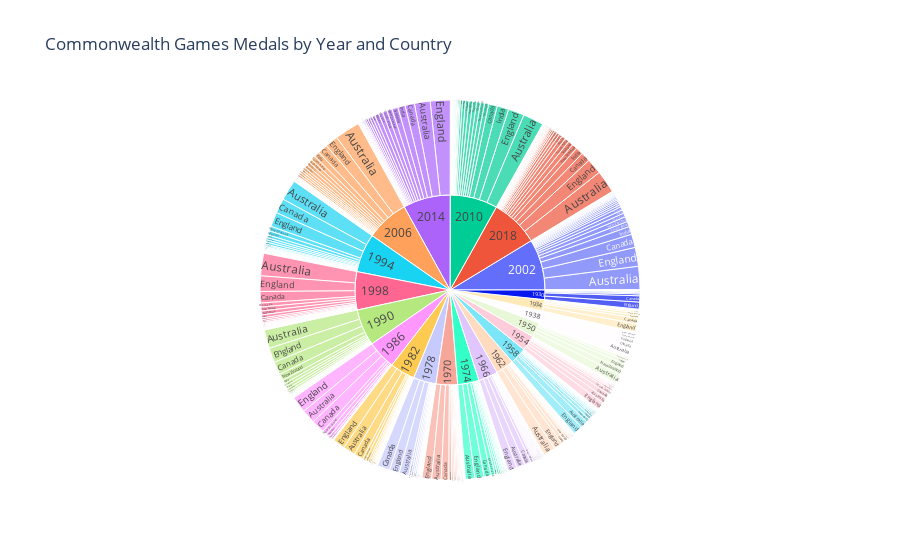

The code cell stored with this chart in its notebook:
### Code cell
# prompt: draw a sunburst chart using the above df data
import pandas as pd
import plotly.express as px
# Load the dataset (assuming 'df' is already loaded as shown in your code)
df = pd.read_csv("https://raw.githubusercontent.com/nethajinirmal13/Training-datasets/main/COMMONWEALTH%20GAMES%201930-2018%20%20-%20MEDAL%20TALLY.csv")
# Prepare the data for the sunburst chart
# Assuming you want to visualize medals by Year, Country, and Total medals
# Replace 'Total' with the actual column name if different
df['Total'] = pd.to_numeric(df['Total'], errors='coerce')  # Convert to numeric, handle errors
fig = px.sunburst(df, path=['Year', 'Country'], values='Total',
                  title="Commonwealth Games Medals by Year and Country")
fig.show()

### Figure 1 — Plotly figure (JSON) as saved in the notebook; plotly's stock layout.template omitted (floating-point values rounded to 4 significant figures; data arrays with more than 128 entries replaced by an {"elided": "..."} marker saying what was removed)
{"data": [{"branchvalues": "total", "domain": {"x": [0, 1], "y": [0, 1]}, "hovertemplate": "labels=%{label}<br>Total=%{value}<br>parent=%{parent}<br>id=%{id}<extra></extra>", "ids": {"elided": "917 str values"}, "labels": {"elided": "917 str values"}, "name": "", "parents": {"elided": "917 str values"}, "type": "sunburst", "values": {"elided": "917 int values"}}], "layout": {"legend": {"tracegroupgap": 0}, "title": {"text": "Commonwealth Games Medals by Year and Country"}}}
